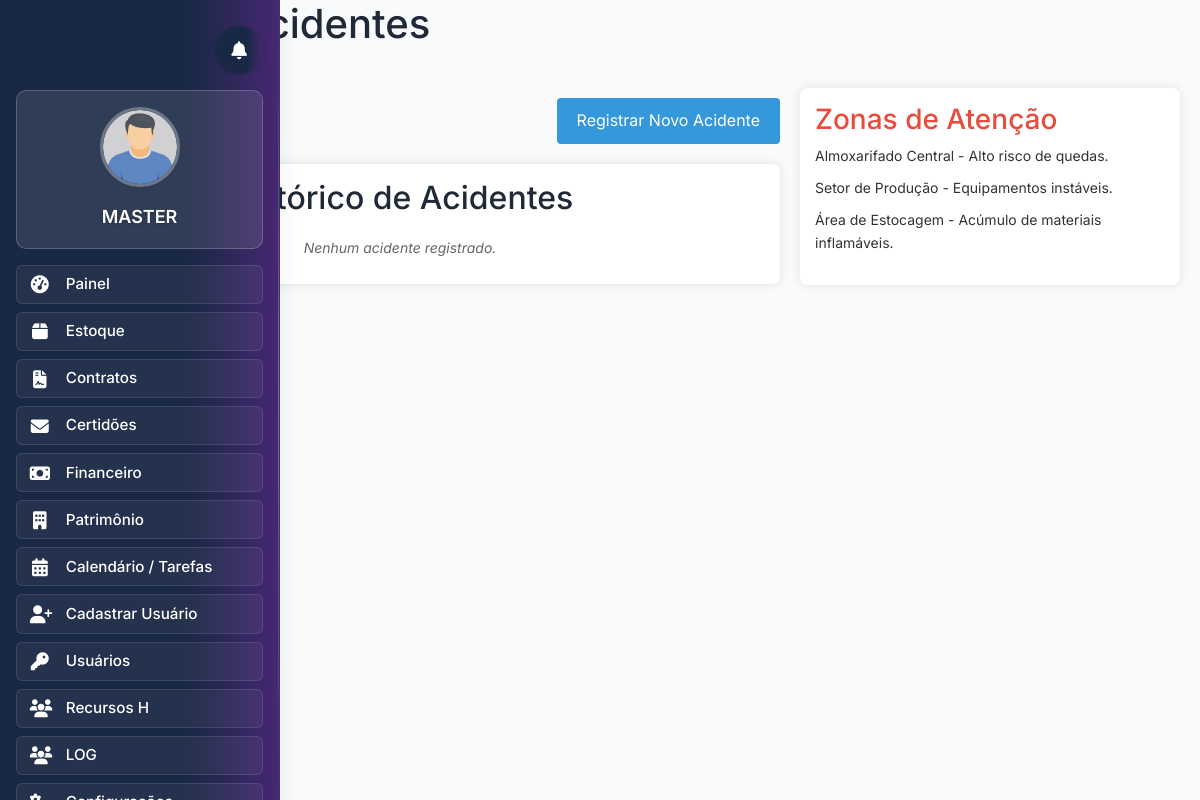
The page /relatorioacidentes.php (signed in) on the database as committed earlier.
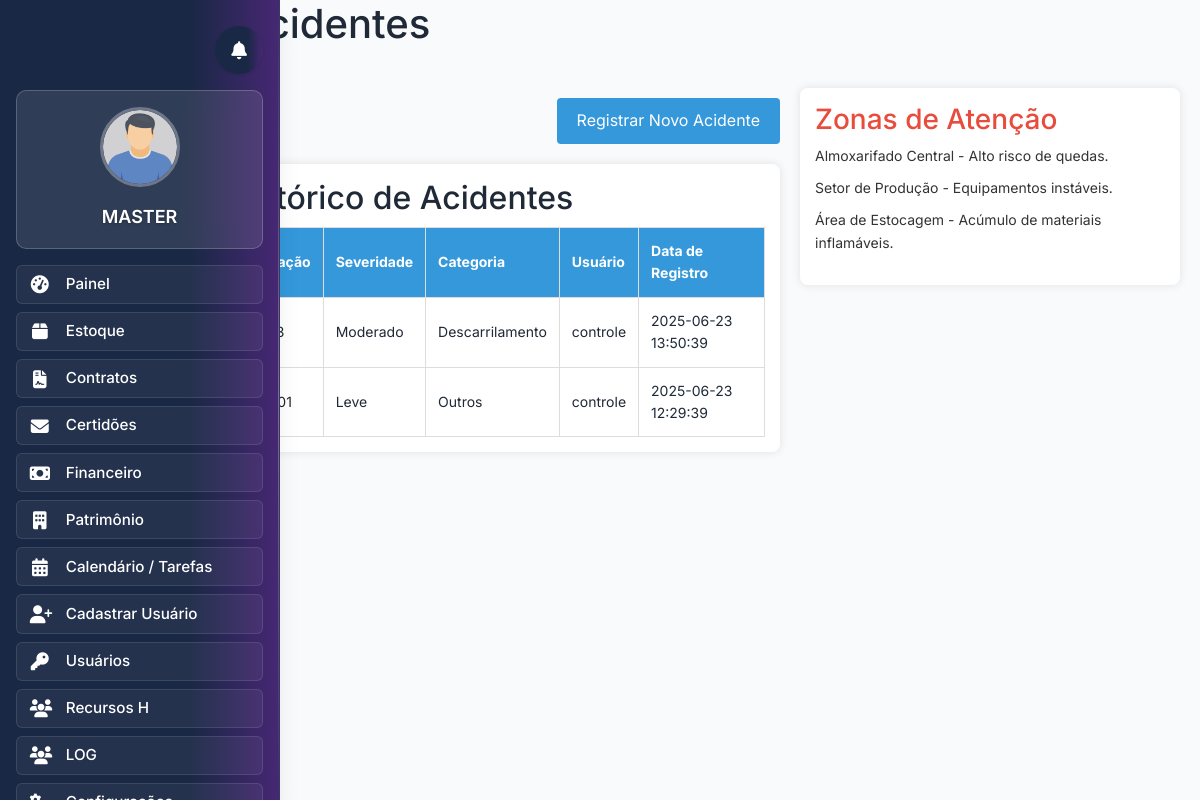
The same page on the database as committed later.
### tables this page shows
CREATE TABLE `acidentes` (
  `id` int(11) NOT NULL,
  `data` date NOT NULL,
  `descricao` text NOT NULL,
  `localizacao` varchar(255) DEFAULT NULL,
  `usuario` varchar(100) NOT NULL,
  `severidade` varchar(50) NOT NULL,
  `categoria` varchar(100) NOT NULL,
  `data_registro` datetime NOT NULL DEFAULT current_timestamp()
);

### relatorioacidentes.php (the view, shortened to what this page needs)
<?php
$host = 'localhost';
$user = 'root';
$password = '';
$dbname = 'gm_sicbd';
$conn = new mysqli($host, $user, $password, $dbname);
include 'header.php';
$sql = "SELECT data, descricao, localizacao, severidade, categoria, usuario, data_registro FROM acidentes ORDER BY data_registro DESC";
$result = $conn->query($sql);
$temDados = ($result instanceof mysqli_result && $result->num_rows > 0);
?>
<!DOCTYPE html>
<html lang="pt-BR">
<head>
    <link rel="stylesheet" href="src/estoque/style/estoque2.css">
    <link rel="stylesheet" href="src/estoque/style/linhadotempo.css">
    <link rel="stylesheet" href="src/style/tabs.css">
</head>
<body>
    <div class="header">
        <h1>Relatório de Acidentes</h1>
    </div>
    <div class="container">
        <div>
            <div class="button-container">
                <button onclick="window.location.href='reportacidentes.php'">Registrar Novo Acidente</button>
            </div>
            <div class="accidents-table">
                <h2>Histórico de Acidentes</h2>
                <?php if ($temDados): ?>
                    <table>
                        <tr>
                            <th>Data</th>
                            <th>Descrição</th>
                            <th>Localização</th>
                            <th>Severidade</th>
                            <th>Categoria</th>
                            <th>Usuário</th>
                            <th>Data de Registro</th>
                        </tr>
                        <?php while ($row = $result->fetch_assoc()): ?>
                            <tr>
                                <td><?= htmlspecialchars($row['data']) ?></td>
                                <td><?= htmlspecialchars($row['descricao']) ?></td>
                                <td><?= htmlspecialchars($row['localizacao']) ?></td>
                                <td><?= htmlspecialchars($row['severidade']) ?></td>
                                <td><?= htmlspecialchars($row['categoria']) ?></td>
                                <td><?= htmlspecialchars($row['usuario']) ?></td>
                                <td><?= htmlspecialchars($row['data_registro']) ?></td>
                            </tr>
                        <?php endwhile; ?>
                    </table>
                <?php else: ?>
                    <div class="no-data">Nenhum acidente registrado.</div>
                <?php endif; ?>
            </div>
        </div>
        <div class="attention-zones">
            <h3>Zonas de Atenção</h3>
            <ul>
                <li>Almoxarifado Central - Alto risco de quedas.</li>
                <li>Setor de Produção - Equipamentos instáveis.</li>
                <li>Área de Estocagem - Acúmulo de materiais inflamáveis.</li>
            </ul>
        </div>
    </div>
</body>
</html>

### header.php (shortened to what this page needs)
<?php
require_once 'bancoo.php';
try {
    $username = $_SESSION['username'];
    $setor = $_SESSION['setor'];
    $fotoBasePath = 'uploads/';
    $query = $pdo->prepare("SELECT foto FROM usuario WHERE username = :username");
    $query->bindParam(':username', $username, PDO::PARAM_STR);
    $query->execute();
    $result = $query->fetch(PDO::FETCH_ASSOC);
    $foto = (!empty($result['foto']) && file_exists($fotoBasePath . $result['foto']))
        ? $fotoBasePath . $result['foto']
        : $fotoBasePath . 'man.png';
    $menuItens = [];
    switch ($setor) {
        case 'administrador':
            $menuItens = [
                ['link' => 'painel.php', 'nome' => 'Painel', 'icon' => 'tachometer-alt'],
                ['link' => 'homeestoque.php', 'nome' => 'Estoque', 'icon' => 'box'],
                ['link' => 'homecontratos.php', 'nome' => 'Contratos', 'icon' => 'file-contract'],
                 ['link' => 'certidoes.php', 'nome' => 'Certidões', 'icon' => 'envelope'],
                ['link' => 'homefinanceiro.php', 'nome' => 'Financeiro', 'icon' => 'money-bill'],
                ['link' => 'homepatrimonio.php', 'nome' => 'Patrimônio', 'icon' => 'building'],
                ['link' => 'calendar.php', 'nome' => 'Calendário / Tarefas', 'icon' => 'calendar-alt'],
                ['link' => 'cadastro_usuario.php', 'nome' => 'Cadastrar Usuário', 'icon' => 'user-plus'],
                ['link' => 'gerenciarpermissao.php', 'nome' => 'Usuários', 'icon' => 'key'],
                ['link' => 'homeRh.php', 'nome' => 'Recursos H', 'icon' => 'users'],
                ['link' => 'log.php', 'nome' => 'LOG', 'icon' => 'users'],
                ['link' => 'configuracao.php', 'nome' => 'Configurações', 'icon' => 'cogs'],
            ];
            break;
    }
} catch (PDOException $e) {
    die("Erro ao acessar as informações do usuário: " . $e->getMessage());
}
?>
<!DOCTYPE html>
<html lang="pt-br">
<head>
    <link rel="stylesheet" href="src/style/lateral-menu.css">
    <link rel="stylesheet" href="src/style/sino.css">
    <link rel="stylesheet" href="src/style/modal-perfil.css">
    <link rel="stylesheet" href="https://stackpath.bootstrapcdn.com/bootstrap/4.5.2/css/bootstrap.min.css">
    <link rel="stylesheet" href="https://cdnjs.cloudflare.com/ajax/libs/font-awesome/5.15.3/css/all.min.css">
    <link rel="stylesheet" href="https://cdnjs.cloudflare.com/ajax/libs/font-awesome/5.15.4/css/all.min.css">
</head>
<body>
    <div class="wrapper">
        <nav id="sidebar" class="active">
            <div class="notification-system">
                <div class="notification-container">
                    <button class="notification-bell" id="notificacaoLink" data-toggle="dropdown" aria-haspopup="true" aria-expanded="false">
                        <div class="bell-icon">
                            <i class="fa fa-bell"></i>
                        </div>
                    </button>
                </div>
            </div>
            <div class="profile-section">
                <a href="#" data-toggle="modal" data-target="#perfilModal">
                    <img src="<?= htmlspecialchars(!empty($foto) ? $foto : '/default.png') ?>" alt="Perfil" class="rounded-circle">
                    <p><?= htmlspecialchars($username) ?></p>
                </a>
            </div>
            <ul class="list-unstyled components">
                <?php foreach ($menuItens as $item): ?>
                    <li>
                        <a href="<?= htmlspecialchars($item['link']) ?>">
                            <i class="fa fa-<?= htmlspecialchars($item['icon']) ?>"></i>
                            <span class="menu-text"><?= htmlspecialchars($item['nome']) ?></span>
                        </a>
                    </li>
                <?php endforeach; ?>
            </ul>
        </nav>
    </div>
</body>
</html>

### src/style/lateral-menu.css (style rules this page uses)
:root { --primary-gradient: linear-gradient(90deg, #192844 67.81%, #472774 100%); --secondary-gradient: linear-gradient(135deg, #472774 0%, #6a4c93 100%); --accent-gradient: linear-gradient(135deg, #667eea 0%, #764ba2 100%); --success-gradient: linear-gradient(135deg, #4facfe 0%, #00f2fe 100%); --warning-gradient: linear-gradient(135deg, #43e97b 0%, #38f9d7 100%); --danger-gradient: linear-gradient(135deg, #fa709a 0%, #fee140 100%); --glass-gradient: linear-gradient(135deg, rgba(255, 255, 255, 0.1) 0%, rgba(255, 255, 255, 0.05) 100%); --primary-color: #192844; --secondary-color: #472774; --accent-color: #667eea; --text-dark: #2d3748; --text-light: #718096; --bg-light: #f7fafc; --bg-white: #ffffff; --border-color: #e2e8f0; --shadow-sm: 0 1px 3px rgba(0, 0, 0, 0.1); --shadow-md: 0 4px 6px rgba(0, 0, 0, 0.1); --shadow-lg: 0 10px 25px rgba(0, 0, 0, 0.15); --shadow-xl: 0 20px 40px rgba(0, 0, 0, 0.2); --border-radius: 12px; --border-radius-sm: 6px; --transition-fast: all 0.2s ease; --transition-smooth: all 0.3s cubic-bezier(0.25, 0.46, 0.45, 0.94); --sidebar-width: 280px; }
* { box-sizing: border-box; }
body { margin: 0; padding: 0; font-family: "Inter", -apple-system, BlinkMacSystemFont, "Segoe UI", Roboto, sans-serif; background-image: url('../img/bk.png'); background-size: cover; background-position: center; background-repeat: no-repeat; overflow-x: hidden; }
#sidebar { background: var(--primary-gradient); color: white; padding: 1rem; position: fixed; height: 100vh; top: 0; left: 0; display: flex; flex-direction: column; align-items: stretch; width: var(--sidebar-width); box-shadow: var(--shadow-xl); border-right: 1px solid rgba(255, 255, 255, 0.1); z-index: 1000; transition: var(--transition-smooth); backdrop-filter: blur(10px); }
#sidebar::after { content: ""; position: absolute; top: 0; right: 0; width: 1px; height: 100%; background: linear-gradient(180deg, transparent 0%, rgba(255, 255, 255, 0.3) 50%, transparent 100%); }
#sidebar .profile-section { margin-bottom: 1rem; margin-top: 1rem; text-align: center; padding: 1rem; background: rgba(255, 255, 255, 0.1); border-radius: var(--border-radius); backdrop-filter: blur(10px); border: 1px solid rgba(255, 255, 255, 0.2); transition: var(--transition-smooth); width: 100%; }
#sidebar .profile-section img { width: 80px; height: 80px; border-radius: 50%; margin-bottom: 1rem; object-fit: cover; border: 3px solid rgba(255, 255, 255, 0.3); transition: var(--transition-smooth); }
#sidebar .profile-section p { font-size: 1.125rem; font-weight: 600; color: white; margin: 0; text-shadow: 0 1px 3px rgba(0, 0, 0, 0.3); }
#sidebar .profile-section a { text-decoration: none; color: inherit; }
.list-unstyled { width: 100%; padding-left: 0; list-style: none; margin: 0; }
#sidebar .components li { margin-bottom: 0.5rem; }
#sidebar .components li a { font-weight: 500; color: white; text-decoration: none; display: flex; align-items: center; padding: 0.40rem 0.8rem; border-radius: var(--border-radius-sm); transition: var(--transition-fast); background: rgba(255, 255, 255, 0.05); border: 1px solid rgba(255, 255, 255, 0.1); position: relative; overflow: hidden; }
#sidebar .components li a::after { content: ""; position: absolute; top: 0; left: 0; width: 3px; height: 100%; background: var(--accent-gradient); transform: scaleY(0); transition: var(--transition-fast); border-radius: 0 3px 3px 0; }
#sidebar .components li a i { margin-right: 1rem; font-size: 1.125rem; transition: var(--transition-fast); width: 20px; text-align: center; }
.menu-text { transition: var(--transition-fast); font-size: 0.95rem; }
#sidebar { animation: slideIn 0.4s ease-out; }

### src/estoque/style/linhadotempo.css (style rules this page uses)
h2 { text-align: center; margin-bottom: 10px; }
button { margin-top: 10px; padding: 8px 20px; background-color: #4CAF50; color: white; border: none; border-radius: 5px; cursor: pointer; }

Rows that differ between the two databases and show on the page:
added acidentes: data "2025-06-23", localizacao "sala 703", severidade "Moderado", categoria "Descarrilamento", usuario "controle", data_registro "2025-06-23 13:50:39"
added acidentes: data "2025-06-23", localizacao "SALA 501", severidade "Leve", categoria "Outros", usuario "controle", data_registro "2025-06-23 12:29:39"
Other text that changed with them:
text no longer shown: "Nenhum acidente registrado."
text now shown: "Localização Severidade Categoria Usuário Data de Registro"
